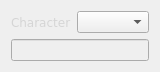
<?xml version="1.0" encoding="UTF-8"?>
<ui version="4.0">
 <class>DialogueSelectorNode</class>
 <widget class="QWidget" name="DialogueSelectorNode">
  <property name="geometry">
   <rect>
    <x>0</x>
    <y>0</y>
    <width>145</width>
    <height>70</height>
   </rect>
  </property>
  <property name="windowTitle">
   <string>Form</string>
  </property>
  <layout class="QVBoxLayout" name="verticalLayout">
   <item>
    <layout class="QFormLayout" name="formLayout">
     <item row="0" column="0">
      <widget class="QLabel" name="label">
       <property name="font">
        <font>
         <family>Verdana</family>
        </font>
       </property>
       <property name="styleSheet">
        <string notr="true">color: #d5d5d5;</string>
       </property>
       <property name="text">
        <string>Character</string>
       </property>
      </widget>
     </item>
     <item row="0" column="1">
      <widget class="QComboBox" name="comboBox"/>
     </item>
    </layout>
   </item>
   <item alignment="Qt::AlignTop">
    <widget class="QLineEdit" name="lineEdit">
     <property name="enabled">
      <bool>false</bool>
     </property>
    </widget>
   </item>
  </layout>
 </widget>
 <resources/>
 <connections/>
</ui>
